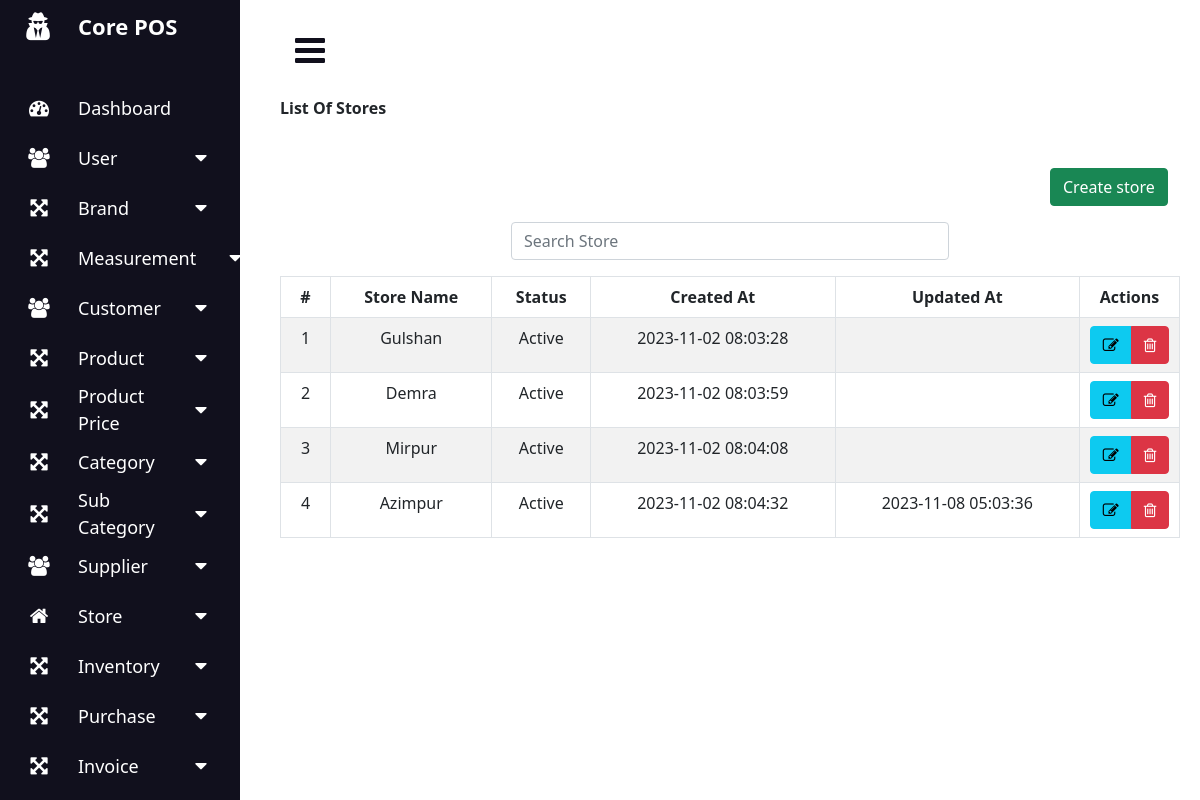
The app's page /index.php?page=store_list (signed in) with its own data.
### tables this page shows
CREATE TABLE `store` (
  `id` int(11) NOT NULL,
  `store_name` varchar(255) DEFAULT NULL,
  `status` varchar(20) DEFAULT NULL,
  `created_at` timestamp NOT NULL DEFAULT current_timestamp(),
  `updated_at` timestamp NULL DEFAULT NULL ON UPDATE current_timestamp()
);

### store_list.php (the view, shortened to what this page needs)
<?php
$conn = mysqli_connect("localhost","root","","core_pos");
?>
<?php
$stores = "SELECT * FROM store";
$result = $conn->query($stores);
?>
<div class="row">
    <div class="col-md-12">
      <div class="panel panel-default">
      <div class="panel-heading">
          <strong>
            <span>List Of Stores</span>
         </strong>
        </div>
      <div class="row mt-5">
                  <div class="col-sm-10"></div>
                  <div class="col-sm-2">
                  <div class="col-lg-12 col-md-12 col-xl-12 text-right mb-3">
                    <a href="index.php?page=add_store" class="btn btn-success float-right">Create store</a>
                  </div>
                  </div>
                </div>
                <div class="row">
              <div class="col-md-3"></div>
                <div class="col-md-6">
                  <form action="" method="GET">
                    <div class="input-group mb-3">
                      <input type="text" name="search" id="search_text_store" class="form-control" placeholder="Search Store">
                    </div>
                  </form>
                </div>
                <div class="col-md-3"></div>
                </div>
        <div class="panel-body">
          <table class="table table-bordered table-striped" id="table_data">
            <thead>
              <tr>
                <th class="text-center" style="width: 50px;">#</th>
                <th class="text-center"> Store Name</th>
                <th class="text-center"> Status</th>
                <th class="text-center"> Created At </th>
                <th class="text-center"> Updated At </th>
                <th class="text-center" style="width: 100px;"> Actions </th>
              </tr>
            </thead>
            <tbody>
              <tr>
                <?php $n=1; foreach($result as $row): ?>
                <td class="text-center"><?php echo $n++; ?></td>
                <td class="text-center"> <?php echo ($row['store_name']); ?></td>
                <td class="text-center"> <?php echo ($row['status']); ?></td>
                <td class="text-center"> <?php echo ($row['created_at']); ?></td>
                <td class="text-center"> <?php echo ($row['updated_at']); ?></td>
                <td class="text-center">
                  <div class="btn-group">
                    <a href="index.php?page=edit_store&id=<?php echo (int)$row['id'];?>" class="btn btn-info btn-xs"  title="Edit" data-toggle="tooltip">
                      <span ><i class="fa fa-pencil-square-o" aria-hidden="true"></i></span>
                    </a>
                    <a href="index.php?page=delete_store&id=<?php echo (int)$row['id'];?>" class="btn btn-danger btn-xs"  title="Delete" data-toggle="tooltip">
                      <span><i class="fa fa-trash-o" aria-hidden="true"></i></span>
                    </a>
                  </div>
                </td>
              </tr>
              <?php endforeach;?>
            </tbody>
        </div>
      </div>
    </div>
  </div>

### styles.css (style rules this page uses)
* { margin: 0; padding: 0; box-sizing: border-box; }

### records on screen
store: store_name "Gulshan", status "Active", created_at "2023-11-02 08:03:28"
store: store_name "Demra", status "Active", created_at "2023-11-02 08:03:59"
store: store_name "Mirpur", status "Active", created_at "2023-11-02 08:04:08"
store: store_name "Azimpur", status "Active", created_at "2023-11-02 08:04:32", updated_at "2023-11-08 05:03:36"
